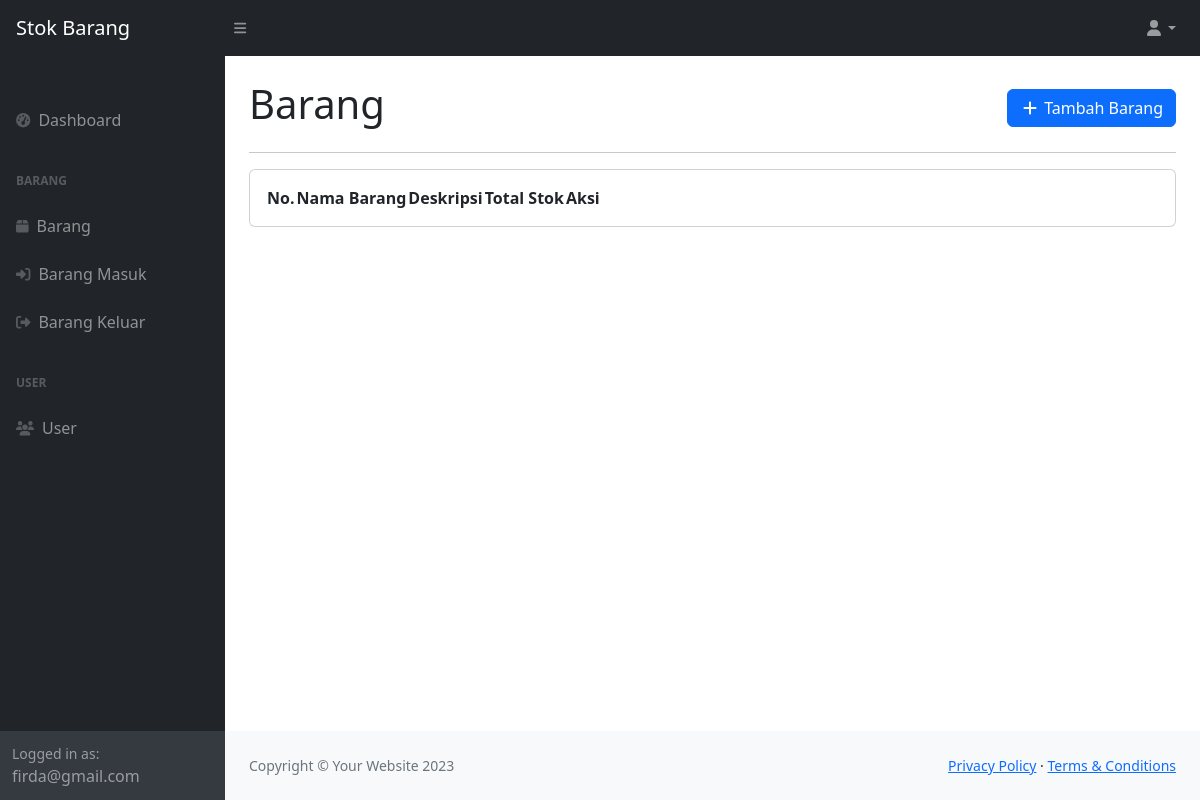
The page /barang.php (signed in) on the database as committed earlier.
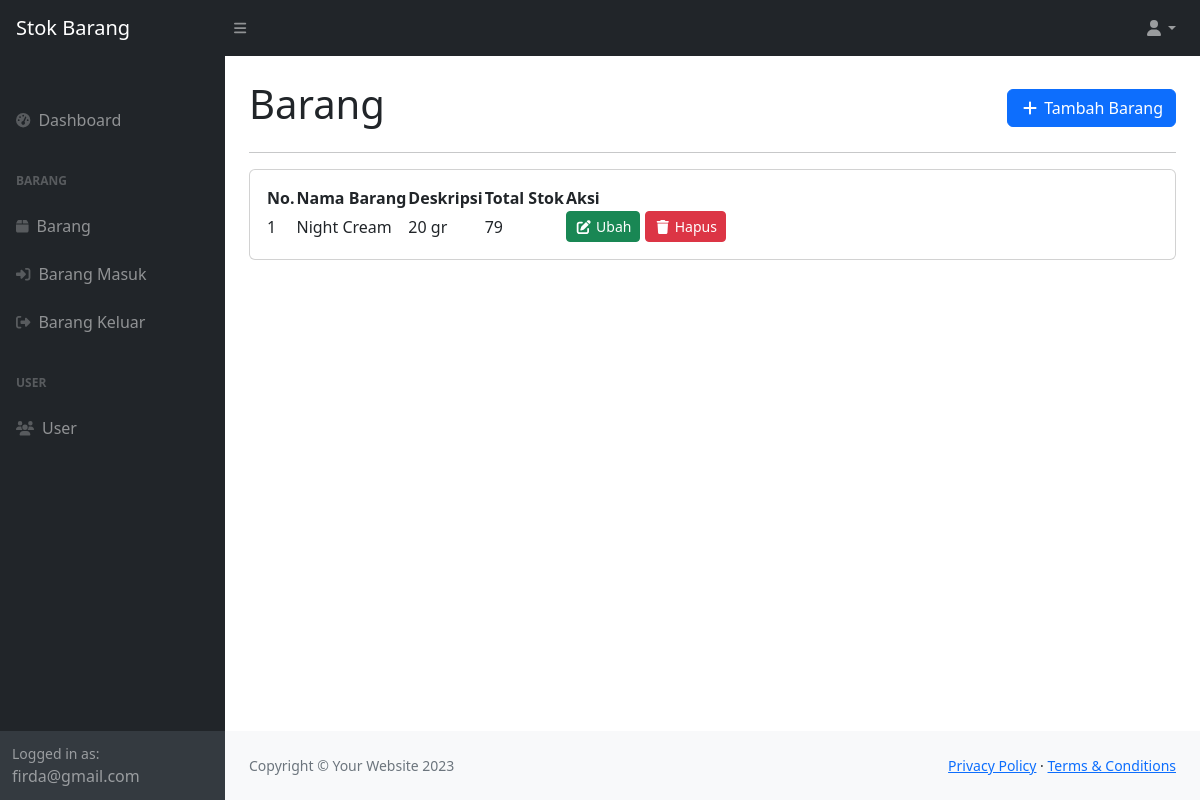
The same page on the database as committed later.
### tables this page shows
CREATE TABLE `barang` (
  `id_barang` int(11) NOT NULL,
  `nama_barang` varchar(50) NOT NULL,
  `deskripsi` text NOT NULL,
  `total_stok` int(11) DEFAULT NULL
);

### barang.php (the view, shortened to what this page needs)
<?php
require_once 'function.php';
$barang = mysqli_query($conn, "SELECT * FROM barang ORDER BY nama_barang ASC");
?>
<!DOCTYPE html>
<html lang="en">
<head>
    <?php include_once 'head.php'; ?>
</head>
<body class="sb-nav-fixed">
<?php include_once 'navbar.php'; ?>
<div id="layoutSidenav">
<?php include_once 'sidebar.php'; ?>
<div id="layoutSidenav_content">
<main>
    <div class="container-fluid px-4">
        <div class="row justify-content-between mt-4">
            <div class="col my-auto">
                <h1>Barang</h1>
            </div>
            <div class="col text-end my-auto">
                <button type="button" data-bs-toggle="modal" data-bs-target="#tambahBarangModal" class="btn btn-primary"><i class="fas fa-fw fa-plus"></i> Tambah Barang</button>
            </div>
        </div>
        <hr>
        <div class="card mb-4">
            <div class="card-body">
                <div class="table-responsive">
                    <table id="dataTable">
                        <thead>
                            <tr>
                                <th>No.</th>
                                <th>Nama Barang</th>
                                <th>Deskripsi</th>
                                <th>Total Stok</th>
                                <th>Aksi</th>
                            </tr>
                        </thead>
                        <tbody>
                            <?php $i = 1; ?>
                            <?php foreach ($barang as $data_barang): ?>
                                <tr>
                                    <td><?= $i++; ?></td>
                                    <td><?= $data_barang['nama_barang']; ?></td>
                                    <td><?= $data_barang['deskripsi']; ?></td>
                                    <td><?= $data_barang['total_stok']; ?></td>
                                    <td>
                                        <a class="btn btn-sm btn-success" href="ubah_barang.php?id_barang=<?= $data_barang['id_barang']; ?>"><i class="fas fa-fw fa-edit"></i> Ubah</a>
                                        <a data-nama="Barang <?= $data_barang['nama_barang']; ?>" class="btn-delete btn btn-sm btn-danger" href="hapus_barang.php?id_barang=<?= $data_barang['id_barang']; ?>"><i class="fas fa-fw fa-trash"></i> Hapus</a>
                                    </td>
                                </tr>
                            <?php endforeach ?>
                        </tbody>
                    </table>
                </div>
            </div>
        </div>
    </div>
</main>
<?php include_once 'footer.php'; ?>
</div>
</div>
</body>
</html>

Rows that differ between the two databases and show on the page:
added barang: nama_barang "Night Cream", deskripsi "20 gr", total_stok "79"
